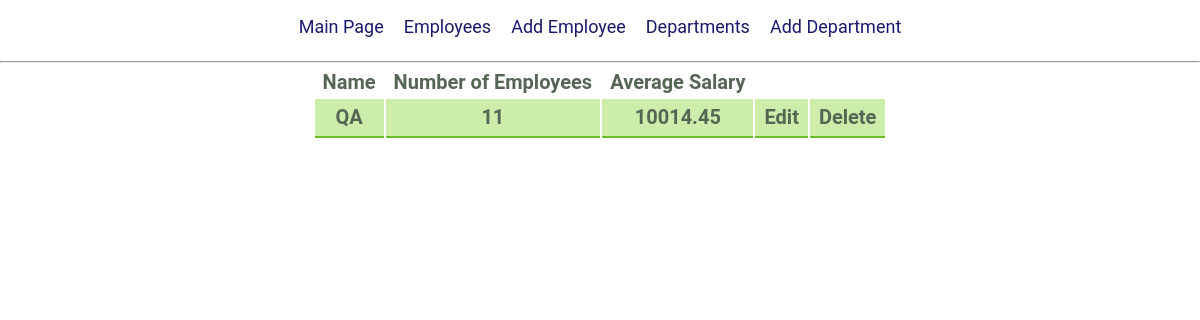
Screenshot of /department/2 with the database file from the repository.
### models/db_tables.py (models this page shows, shortened)
class Department(db.Model):
    id = db.Column(db.Integer, primary_key=True)
    name = db.Column(db.String(50), nullable=False)

### views/dep_views.py (the view)
@view_departments.route('/department/<int:_id>')
def show_dep(_id):
    deps = []
    deps.append(Department.query.get(_id))
    number = Employee.query.filter_by(department=Department.query.get(_id).name).count()
    salary = 0
    for elem in Employee.query.filter_by(department=Department.query.get(_id).name):
        salary += elem.salary
    try:
        salary /= number
    except ZeroDivisionError:
        return "There is no employees in this department"
    return render_template('departments.html', deps=deps, number=number, salary=round(salary, 2))

### templates/departments.html (shortened to what this page needs)
<!DOCTYPE html>
<html lang = "en">
<head>
   <link rel="stylesheet" type="text/css" href="{{ url_for('static',filename='main.css') }}">
   <link rel="stylesheet" type="text/css" href="{{ url_for('static',filename='tables.css') }}">
</head>
   <body>
      <header>
         <div class="container">
            <ul class="nav">
                <li>
                  <a href = "{{ url_for('view_employees.index') }}">Main Page</a>
               </li>
               <li>
                  <a href = "{{ url_for('view_employees.show_all_emp') }}">Employees</a>
               </li>
               <li>
                  <a href = "{{ url_for('crud_emp.new_emp') }}">Add Employee</a>
               </li>
               <li>
                  <a href = "{{ url_for('view_departments.show_all_dep') }}">Departments</a>
               </li>
               <li>
                  <a href = "{{ url_for('crud_dep.new_dep') }}">Add Department</a>
            </ul>
         </div>
      </header>
      <hr/>
      <section class="main">
         <div class="container">
             <div class="main_part">
            <table>
               <thead>
                  <tr>
                        <th>Name</th>
                        <th>Number of Employees</th>
                        <th>Average Salary</th>
                  </tr>
               </thead>
               <tbody>
                  {% for depart in deps %}
                     <tr>
                           <td><a href="/department/{{ depart.id }}">{{ depart.name }}</a></td>
                           <td>{{ number }}</td>
                           <td>{{ salary }}</td>
                           <td><a href="/department/{{ depart.id }}/edit">Edit</a></td>
                           <td><a href="/department/{{ depart.id }}/del">Delete</a></td>
                     </tr>
                  {% endfor %}
               </tbody>
            </table>
         </div>
         </div>
      </section>
   </body>
</html>

### static/main.css (style rules this page uses)
body { padding: 0; margin: 0; }
.container { margin: 0 auto; width: 90%; display: flex; justify-content: center; }
.nav { display: flex; }
.nav a { text-decoration: none; font-family: Roboto, sans-serif; font-size: 18px; color: #191970; }
.nav li { margin-right: 20px; display: block; }
.main_part { display: block; }

### static/tables.css (style rules this page uses)
table { background-color: #FFF; border: none; color: #565; font: 20px Roboto, sans-serif; }
table, td, th { margin: 0; padding: 0; vertical-align: middle; text-align: center; }
tbody td { background-color: #DFC; border-bottom: 2px solid #B3DE94; border-top: 3px solid #FFFFFF; padding: 9px; }
thead th, tr { font-size: 20px; font-weight: bold; line-height: 19px; padding: 0 8px 2px; text-align:center; }
tbody tr td { background-color: #CEA; border-bottom: 2px solid #67BD2A; }
a { text-decoration: none; color: #565; }

### rows the page displays
Department: name "QA", number "11", salary "10014.45"
